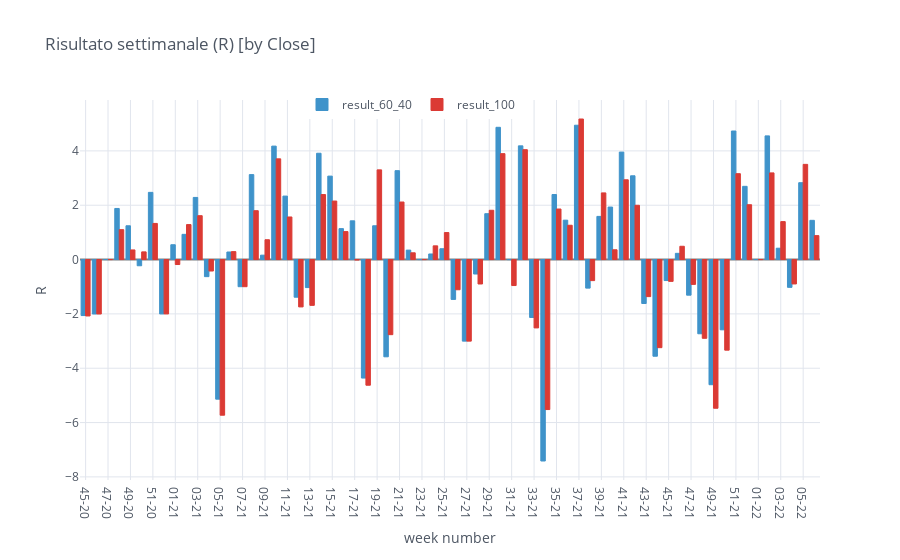

Here is the notebook cell this chart was saved with:
### Code cell
df = merged.copy().groupby(pd.Grouper(freq='W-MON')).sum().reset_index()
df['close'] = df.close.dt.strftime('%W-%y')
df.iplot(kind='bar', x='close', opacity=1, title='Risultato settimanale (R) [by Close]',
         yTitle='R', zerolinecolor='grey', colors=cf_colors, xTitle='week number', legend='top')

### Figure 1 — Plotly figure (JSON) as saved in the notebook; plotly's stock layout.template omitted (floating-point values rounded to 4 significant figures)
{"data": [{"marker": {"color": "rgba(63, 147, 202, 1)", "line": {"color": "rgba(63, 147, 202, 1.0)", "width": 1}}, "name": "result_60_40", "orientation": "v", "text": "", "type": "bar", "x": ["45-20", "46-20", "47-20", "48-20", "49-20", "50-20", "51-20", "52-20", "01-21", "02-21", "03-21", "04-21", "05-21", "06-21", "07-21", "08-21", "09-21", "10-21", "11-21", "12-21", "13-21", "14-21", "15-21", "16-21", "17-21", "18-21", "19-21", "20-21", "21-21", "22-21", "23-21", "24-21", "25-21", "26-21", "27-21", "28-21", "29-21", "30-21", "31-21", "32-21", "33-21", "34-21", "35-21", "36-21", "37-21", "38-21", "39-21", "40-21", "41-21", "42-21", "43-21", "44-21", "45-21", "46-21", "47-21", "48-21", "49-21", "50-21", "51-21", "52-21", "01-22", "02-22", "03-22", "04-22", "05-22", "06-22"], "y": [-2.062, -2.005, 0.0, 1.881, 1.243, -0.2285, 2.473, -2.002, 0.5453, 0.9279, 2.287, -0.6293, -5.139, 0.2783, -0.9989, 3.127, 0.1614, 4.176, 2.336, -1.386, -1.032, 3.913, 3.071, 1.138, 1.426, -4.362, 1.244, -3.58, 3.272, 0.3477, 0.0, 0.2051, 0.3982, -1.467, -3.003, -0.5323, 1.688, 4.868, -0.002316, 4.186, -2.132, -7.415, 2.394, 1.449, 4.945, -1.051, 1.588, 1.933, 3.956, 3.083, -1.618, -3.559, -0.7727, 0.2292, -1.311, -2.732, -4.607, -2.587, 4.732, 2.695, 0.0, 4.552, 0.4177, -1.023, 2.829, 1.444]}, {"marker": {"color": "rgba(219, 58, 52, 1)", "line": {"color": "rgba(219, 58, 52, 1.0)", "width": 1}}, "name": "result_100", "orientation": "v", "text": "", "type": "bar", "x": ["45-20", "46-20", "47-20", "48-20", "49-20", "50-20", "51-20", "52-20", "01-21", "02-21", "03-21", "04-21", "05-21", "06-21", "07-21", "08-21", "09-21", "10-21", "11-21", "12-21", "13-21", "14-21", "15-21", "16-21", "17-21", "18-21", "19-21", "20-21", "21-21", "22-21", "23-21", "24-21", "25-21", "26-21", "27-21", "28-21", "29-21", "30-21", "31-21", "32-21", "33-21", "34-21", "35-21", "36-21", "37-21", "38-21", "39-21", "40-21", "41-21", "42-21", "43-21", "44-21", "45-21", "46-21", "47-21", "48-21", "49-21", "50-21", "51-21", "52-21", "01-22", "02-22", "03-22", "04-22", "05-22", "06-22"], "y": [-2.077, -2.005, 0.0, 1.1, 0.3534, 0.2825, 1.33, -2.002, -0.1827, 1.288, 1.614, -0.4221, -5.729, 0.2918, -0.9989, 1.798, 0.7295, 3.708, 1.567, -1.744, -1.686, 2.393, 2.154, 1.029, -0.0172, -4.626, 3.302, -2.765, 2.117, 0.2486, 0.0, 0.5043, 0.9936, -1.112, -3.003, -0.8994, 1.814, 3.898, -0.9567, 4.044, -2.517, -5.521, 1.86, 1.262, 5.174, -0.7754, 2.453, 0.3601, 2.936, 1.998, -1.364, -3.243, -0.8028, 0.489, -0.9138, -2.898, -5.473, -3.336, 3.161, 2.019, 0.0, 3.189, 1.397, -0.8984, 3.504, 0.8803]}], "layout": {"legend": {"bgcolor": "#FFFFFF", "font": {"color": "#4D5663"}, "orientation": "h", "x": 0.3, "y": 0.95, "yanchor": "bottom"}, "paper_bgcolor": "#FFFFFF", "plot_bgcolor": "#FFFFFF", "showlegend": true, "title": {"font": {"color": "#4D5663"}, "text": "Risultato settimanale (R) [by Close]"}, "xaxis": {"gridcolor": "#E1E5ED", "showgrid": true, "tickfont": {"color": "#4D5663"}, "title": {"font": {"color": "#4D5663"}, "text": "week number"}, "zerolinecolor": "grey"}, "yaxis": {"gridcolor": "#E1E5ED", "showgrid": true, "tickfont": {"color": "#4D5663"}, "title": {"font": {"color": "#4D5663"}, "text": "R"}, "zerolinecolor": "grey"}}}
